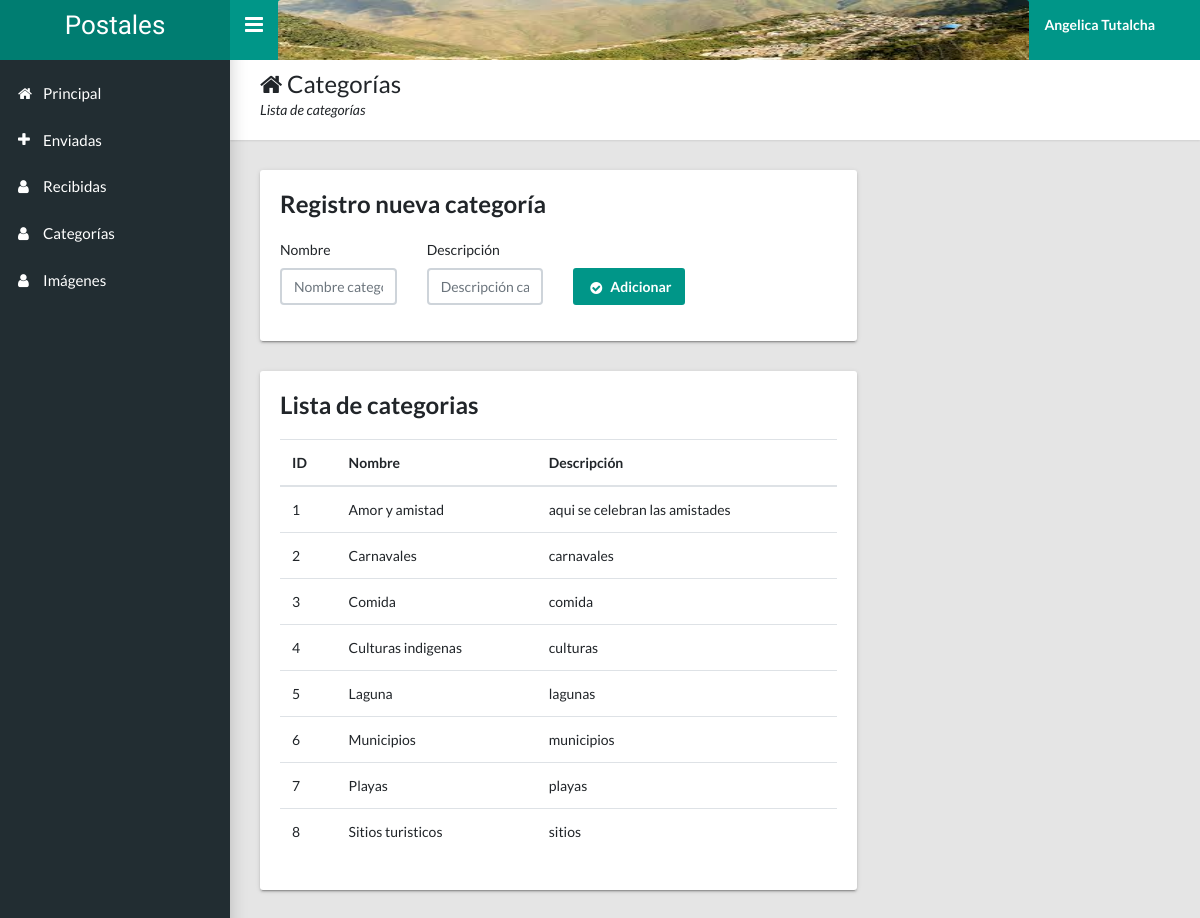
The app's page /categorias.php (signed in) with its own data.
### tables this page shows
CREATE TABLE `categoria` (
  `codigo` int(11) NOT NULL,
  `nombre` varchar(50) NOT NULL,
  `descripcion` varchar(2500) DEFAULT NULL
);

### clases/Bd.php (called while the page is built, shortened)
<?php
class Bd {
	public $host;
	public $usuario;
	public $contrasena;
	public $conexion;
	public function __construct($host='localhost',$nombredb='postales',$pusuario='root',$contrasena='',$puerto='3306') {
		$this->host=$host;
		$this->usuario=$pusuario;
		$this->contrasena=$contrasena;
	}
	public function conectar(){
			$this->conexion = mysqli_connect($this->host,$this->usuario,$this->contrasena);
	}
	public function base($base){
			$this->base = $base;
			mysqli_select_db($this->conexion,$this->base);
	}
	public function obtenerFila($lista){
			$this->lista = $lista;
			$this->fila = mysqli_fetch_array($this->lista);
			return $this->fila;
	}
	public function buscar($sql){
		$this->sql = $sql;
		$this->consulta = mysqli_query($this->conexion,$this->sql);
		return $this->consulta;
	}
}
?>

### categorias.php (the view, shortened to what this page needs)
<?php
include ("header.php");
if(!isset($_SESSION['usuario'])){
  header('Location: login.php');
}else{
    require_once("clases/Bd.php");
    $bd = new Bd();
    $bd->conectar();
    $bd->base('postales');
    $sql = "select * from categoria";
    $lista = $bd->buscar($sql);
    $bd->desconectar();
  ?>
      <main class="app-content">
        <div class="app-title">
          <div>
            <h1><i class="fa fa-home"></i> Categorías</h1>
            <p>Lista de categorías</p>
          </div>
        </div>
        <div class = "row">
            <div class="col-md-8">
                <div class="tile">
                    <h3 class="tile-title">Registro nueva categoría</h3>
                    <div class="tile-body">
                    <form class="row" action = "acciones.php?accion=categoria" method = "post">
                        <div class="form-group col-md-3">
                        <label class="control-label">Nombre</label>
                        <input class="form-control" type="text" name = "nombre" placeholder="Nombre categoría" required>
                        </div>
                        <div class="form-group col-md-3">
                        <label class="control-label">Descripción</label>
                        <input class="form-control" type="text" name = "descripcion" placeholder="Descripción categoría" required>
                        </div>
                        <div class="form-group col-md-4 align-self-end">
                        <button class="btn btn-primary" type="submit"><i class="fa fa-fw fa-lg fa-check-circle"></i>Adicionar</button>
                        </div>
                    </form>
                    </div>
                </div>
            </div>
        </div>
        <div class = "row">
            <div class="col-md-8">
            <div class="tile">
                <h3 class="tile-title">Lista de categorias</h3>
                <div class="table-responsive">
                <table class="table">
                    <thead>
                    <tr>
                        <th>ID</th>
                        <th>Nombre</th>
                        <th>Descripción</th>
                    </tr>
                    </thead>
                    <tbody>
                        <?php
                            while ($fila = $bd->obtenerFila($lista)){
                                echo "<tr>";
                                    echo "<td>".$fila[0]."</td>";
                                    echo "<td>".$fila[1]."</td>";
                                    echo "<td>".$fila[2]."</td>";
                                echo "</tr>";
                            }
                        ?>
                    </tbody>
                </table>
                </div>
            </div>
            </div>
        </div>
      </main>
<?php
 }
?>
<?php include ("footer.php")?>

### records on screen
categoria: codigo "1", nombre "Amor y amistad", descripcion "aqui se celebran las amistades"
categoria: codigo "2", nombre "Carnavales", descripcion "carnavales"
categoria: codigo "3", nombre "Comida", descripcion "comida"
categoria: codigo "4", nombre "Culturas indigenas", descripcion "culturas"
categoria: codigo "5", nombre "Laguna", descripcion "lagunas"
categoria: codigo "6", nombre "Municipios", descripcion "municipios"
categoria: codigo "7", nombre "Playas", descripcion "playas"
categoria: codigo "8", nombre "Sitios turisticos", descripcion "sitios"

### other values on screen
$_SESSION['nombres'] "Angelica Tutalcha"
